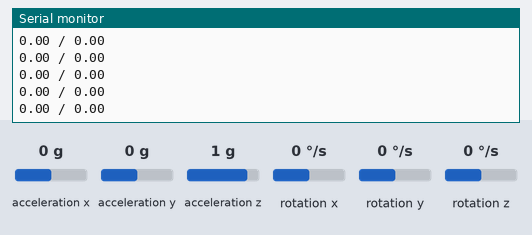
The sketch below on a simulated Arduino Uno, built with avr-gcc and run on an emulated ATmega328P. Shown: the last lines printed to the serial monitor. Wiring (inferred from the names in the program): MPU-9250 motion sensor at I2C address 0x68. The test bench sets the inputs (shaded band); at power-on: acceleration x 0 g, acceleration y 0 g, acceleration z 1 g, rotation x 0 °/s, rotation y 0 °/s, rotation z 0 °/s.

Above: at 2.6 s.
2.7 s: acceleration x set to 0.2 g
At 3.2 s:
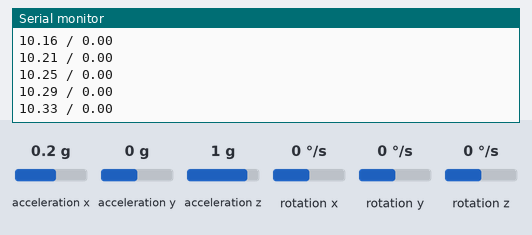
5.7 s: acceleration y set to 0.2 g
At 6.2 s:
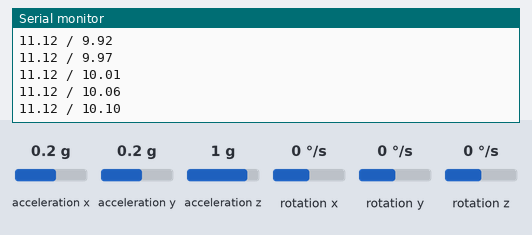
8.7 s: acceleration z set to -1.4 g
At 9.4 s:
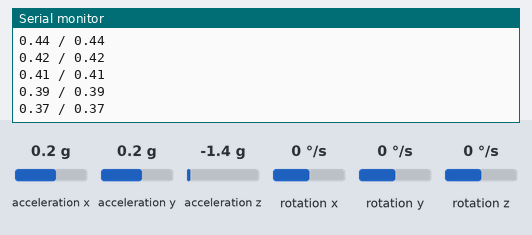
11.7 s: rotation x set to -192 °/s
At 12.2 s:
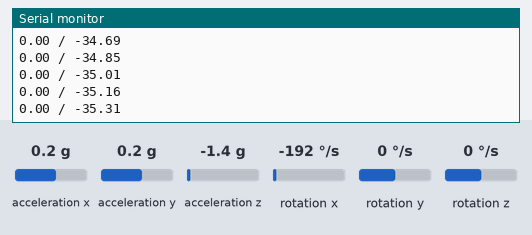
13.2 s: rotation y set to -192 °/s
At 13.7 s:
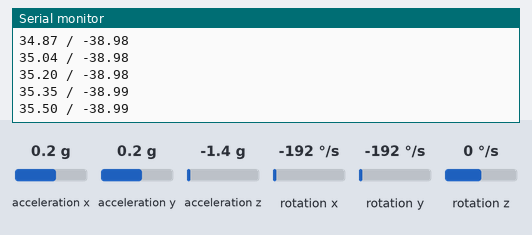
Timing chart, 0 to 15.7 s (numbered marks = the images above; inputs shaded):
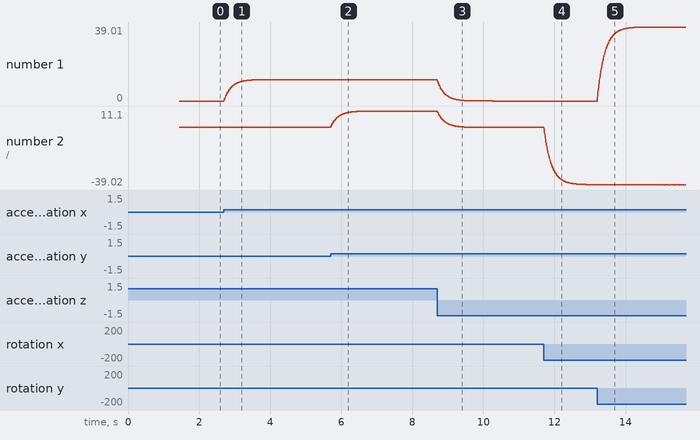

The sketch:

pitch_roll.ino
```cpp
/*
   MPU9250 Complementary Filter (Pitch & Roll)
   Corrigido para evitar offset crescente
*/

#include <Wire.h>

const int MPU = 0x68; // I2C address (AD0=GND → 0x68)

// --- Variáveis globais ---
float AccX, AccY, AccZ, aux;
float GyroX, GyroY, GyroZ;
float roll = 0.0, pitch = 0.0, yaw = 0.0;

// Calibração
float GyroErrorX = 0.0, GyroErrorY = 0.0, GyroErrorZ = 0.0;
const float rollOffset  = 0.0;
const float pitchOffset = 0.0;

// Filtro complementar
const float alpha = 0.96f; // peso do giroscópio
unsigned long t_prev;

// === Setup ===
void setup() {
  Serial.begin(19200);
  Wire.begin();

  // Wake up MPU
  Wire.beginTransmission(MPU);
  Wire.write(0x6B);
  Wire.write(0x00);
  Wire.endTransmission(true);

  // measureFlatOffsets();
  // while (true); // parar após medir


  delay(100);
  Serial.println("Calibrar IMU... mantenha imóvel");
  calibrateGyro();
  delay(100);
  Serial.println("Calibração completa.");

  t_prev = micros();
}

// === Loop principal ===
void loop() {
  // --- Ler acelerómetro ---
  Wire.beginTransmission(MPU);
  Wire.write(0x3B);
  Wire.endTransmission(false);
  Wire.requestFrom(MPU, 6, true);
  AccX = (Wire.read() << 8 | Wire.read()) / 16384.0;
  AccY = (Wire.read() << 8 | Wire.read()) / 16384.0;
  AccZ = (Wire.read() << 8 | Wire.read()) / 16384.0;

  aux = AccX;
  AccX = -AccY;
  AccY =  aux;
  AccZ = -AccZ;

  float accAngleX = atan2(AccY, sqrt(AccX * AccX + AccZ * AccZ)) * 180.0 / PI - rollOffset;
  float accAngleY = atan2(-AccX, sqrt(AccY * AccY + AccZ * AccZ)) * 180.0 / PI - pitchOffset;

  // --- Ler giroscópio ---
  Wire.beginTransmission(MPU);
  Wire.write(0x43);
  Wire.endTransmission(false);
  Wire.requestFrom(MPU, 6, true);
  GyroX = (Wire.read() << 8 | Wire.read()) / 131.0;
  GyroY = (Wire.read() << 8 | Wire.read()) / 131.0;
  GyroZ = (Wire.read() << 8 | Wire.read()) / 131.0;

  aux = GyroX;
  GyroX = -GyroY;
  GyroY =  aux;
  GyroZ = -GyroZ;


  // Remover bias
  GyroX -= GyroErrorX;
  GyroY -= GyroErrorY;
  GyroZ -= GyroErrorZ;

  // --- Calcular dt ---
  unsigned long t_now = micros();
  float dt = (t_now - t_prev) * 1e-6f;
  t_prev = t_now;
  if (dt <= 0) dt = 0.001f;

  // --- Proteger contra aceleração linear ---
  float anorm = sqrt(AccX * AccX + AccY * AccY + AccZ * AccZ);
  bool trustAcc = fabs(anorm - 1.0f) < 0.15f;
  float w = trustAcc ? (1.0f - alpha) : 0.0f;

  // --- Filtro complementar ---
  roll  = alpha * (roll  + GyroX * dt) + w * accAngleX;
  pitch = alpha * (pitch + GyroY * dt) + w * accAngleY;
  yaw  += GyroZ * dt; // drift, sem correção

  // --- Saída ---
  Serial.print(roll); Serial.print(" / ");
  Serial.println(pitch);

  delay(5); // ~200 Hz
}

// === Calibração ===
void calibrateGyro() {
  float gyroXSum = 0, gyroYSum = 0, gyroZSum = 0;
  const int samples = 200;

  Serial.println("A calibrar giroscópio... mantenha imóvel");

  for (int i = 0; i < samples; i++) {
    Wire.beginTransmission(MPU);
    Wire.write(0x43);
    Wire.endTransmission(false);
    Wire.requestFrom(MPU, 6, true);

    GyroX = (Wire.read() << 8 | Wire.read()) / 131.0;
    GyroY = (Wire.read() << 8 | Wire.read()) / 131.0;
    GyroZ = (Wire.read() << 8 | Wire.read()) / 131.0;

    gyroXSum += GyroX;
    gyroYSum += GyroY;
    gyroZSum += GyroZ;
    delay(5);
  }

  GyroErrorX = gyroXSum / samples;
  GyroErrorY = gyroYSum / samples;
  GyroErrorZ = gyroZSum / samples;

  Serial.println("Calibração do giroscópio completa:");
  Serial.print("Bias X: "); Serial.println(GyroErrorX);
  Serial.print("Bias Y: "); Serial.println(GyroErrorY);
  Serial.print("Bias Z: "); Serial.println(GyroErrorZ);
}


// === Medir offsets de roll/pitch em superfície plana ===
void measureFlatOffsets() {
  float rollSum = 0, pitchSum = 0;
  const int samples = 200;

  Serial.println("A medir offsets de roll/pitch... mantenha imóvel e nivelado");

  for (int i = 0; i < samples; i++) {
    Wire.beginTransmission(MPU);
    Wire.write(0x3B);
    Wire.endTransmission(false);
    Wire.requestFrom(MPU, 6, true);

    AccX = (Wire.read() << 8 | Wire.read()) / 16384.0;
    AccY = (Wire.read() << 8 | Wire.read()) / 16384.0;
    AccZ = (Wire.read() << 8 | Wire.read()) / 16384.0;

    float tempRoll  = atan2(AccY, sqrt(AccX * AccX + AccZ * AccZ)) * 180.0 / PI;
    float tempPitch = atan2(-AccX, sqrt(AccY * AccY + AccZ * AccZ)) * 180.0 / PI;

    rollSum  += tempRoll;
    pitchSum += tempPitch;
    delay(5);
  }

  float rollOffset  = rollSum / samples;
  float pitchOffset = pitchSum / samples;

  Serial.println("Offsets medidos (usar como constantes no código):");
  Serial.print("rollOffset = ");  Serial.println(rollOffset, 3);
  Serial.print("pitchOffset = "); Serial.println(pitchOffset, 3);
}
```

Measured:
- after the input at 2.7 s, the serial monitor: prints a new line at once (image 1)
- plotted number 1: 0 → 11.31 after the input at 2.7 s
